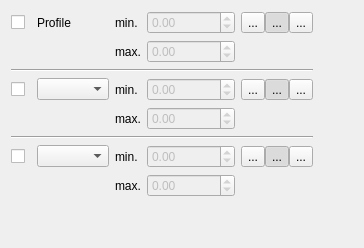
         <widget class="QWidget" name="tab_5">
          <attribute name="title">
           <string>Graphs</string>
          </attribute>
          <layout class="QGridLayout" name="gridLayout_2">
           <item row="3" column="0">
            <widget class="QCheckBox" name="checkGraph2">
             <property name="text">
              <string/>
             </property>
            </widget>
           </item>
           <item row="7" column="2">
            <widget class="QLabel" name="label_12">
             <property name="text">
              <string>max.</string>
             </property>
            </widget>
           </item>
           <item row="1" column="3">
            <widget class="QDoubleSpinBox" name="spinMaxGraph1">
             <property name="enabled">
              <bool>false</bool>
             </property>
             <property name="minimum">
              <double>-1000000.000000000000000</double>
             </property>
             <property name="maximum">
              <double>1000000.000000000000000</double>
             </property>
            </widget>
           </item>
           <item row="4" column="2">
            <widget class="QLabel" name="label_11">
             <property name="text">
              <string>max.</string>
             </property>
            </widget>
           </item>
           <item row="4" column="3">
            <widget class="QDoubleSpinBox" name="spinMaxGraph2">
             <property name="enabled">
              <bool>false</bool>
             </property>
             <property name="minimum">
              <double>-1000000.000000000000000</double>
             </property>
             <property name="maximum">
              <double>1000000.000000000000000</double>
             </property>
            </widget>
           </item>
           <item row="6" column="0">
            <widget class="QCheckBox" name="checkGraph3">
             <property name="text">
              <string/>
             </property>
            </widget>
           </item>
           <item row="0" column="0">
            <widget class="QCheckBox" name="checkGraph1">
             <property name="text">
              <string/>
             </property>
            </widget>
           </item>
           <item row="6" column="3">
            <widget class="QDoubleSpinBox" name="spinMinGraph3">
             <property name="enabled">
              <bool>false</bool>
             </property>
             <property name="minimum">
              <double>-1000000.000000000000000</double>
             </property>
             <property name="maximum">
              <double>1000000.000000000000000</double>
             </property>
            </widget>
           </item>
           <item row="6" column="5">
            <spacer name="horizontalSpacer_3">
             <property name="orientation">
              <enum>Qt::Horizontal</enum>
             </property>
             <property name="sizeHint" stdset="0">
              <size>
               <width>40</width>
               <height>20</height>
              </size>
             </property>
            </spacer>
           </item>
           <item row="7" column="3">
            <widget class="QDoubleSpinBox" name="spinMaxGraph3">
             <property name="enabled">
              <bool>false</bool>
             </property>
             <property name="minimum">
              <double>-1000000.000000000000000</double>
             </property>
             <property name="maximum">
              <double>1000000.000000000000000</double>
             </property>
            </widget>
           </item>
           <item row="8" column="0">
            <spacer name="verticalSpacer_3">
             <property name="orientation">
              <enum>Qt::Vertical</enum>
             </property>
             <property name="sizeHint" stdset="0">
              <size>
               <width>20</width>
               <height>40</height>
              </size>
             </property>
            </spacer>
           </item>
           <item row="1" column="2">
            <widget class="QLabel" name="label_8">
             <property name="text">
              <string>max.</string>
             </property>
            </widget>
           </item>
           <item row="3" column="3">
            <widget class="QDoubleSpinBox" name="spinMinGraph2">
             <property name="enabled">
              <bool>false</bool>
             </property>
             <property name="minimum">
              <double>-1000000.000000000000000</double>
             </property>
             <property name="maximum">
              <double>1000000.000000000000000</double>
             </property>
            </widget>
           </item>
           <item row="0" column="3">
            <widget class="QDoubleSpinBox" name="spinMinGraph1">
             <property name="enabled">
              <bool>false</bool>
             </property>
             <property name="minimum">
              <double>-1000000.000000000000000</double>
             </property>
             <property name="maximum">
              <double>1000000.000000000000000</double>
             </property>
            </widget>
           </item>
           <item row="6" column="2">
            <widget class="QLabel" name="label_10">
             <property name="text">
              <string>min.</string>
             </property>
            </widget>
           </item>
           <item row="3" column="2">
            <widget class="QLabel" name="label_9">
             <property name="text">
              <string>min.</string>
             </property>
            </widget>
           </item>
           <item row="2" column="0" colspan="5">
            <widget class="Line" name="line_5">
             <property name="orientation">
              <enum>Qt::Horizontal</enum>
             </property>
            </widget>
           </item>
           <item row="0" column="2">
            <widget class="QLabel" name="label_7">
             <property name="text">
              <string>min.</string>
             </property>
            </widget>
           </item>
           <item row="5" column="0" colspan="5">
            <widget class="Line" name="line_6">
             <property name="orientation">
              <enum>Qt::Horizontal</enum>
             </property>
            </widget>
           </item>
           <item row="0" column="1">
            <widget class="QLabel" name="label_6">
             <property name="text">
              <string>Profile</string>
             </property>
            </widget>
           </item>
           <item row="3" column="1">
            <widget class="QComboBox" name="comboGraph2"/>
           </item>
           <item row="6" column="1">
            <widget class="QComboBox" name="comboGraph3"/>
           </item>
           <item row="0" column="4">
            <layout class="QHBoxLayout" name="horizontalLayout_10">
             <property name="spacing">
              <number>0</number>
             </property>
             <item>
              <widget class="QToolButton" name="toolLimitUsrGraph1">
               <property name="toolTip">
                <string>User defined limits for this track</string>
               </property>
               <property name="text">
                <string>...</string>
               </property>
               <property name="icon">
                <iconset resource="../../resources.qrc">
                 <normaloff>:/icons/32x32/LimitUsr.png</normaloff>:/icons/32x32/LimitUsr.png</iconset>
               </property>
               <property name="iconSize">
                <size>
                 <width>16</width>
                 <height>16</height>
                </size>
               </property>
               <property name="checkable">
                <bool>true</bool>
               </property>
               <property name="autoExclusive">
                <bool>true</bool>
               </property>
               <attribute name="buttonGroup">
                <string notr="true">buttonGroupGraph1</string>
               </attribute>
              </widget>
             </item>
             <item>
              <widget class="QToolButton" name="toolLimitAutoGraph1">
               <property name="toolTip">
                <string>Automatic limits</string>
               </property>
               <property name="text">
                <string>...</string>
               </property>
               <property name="icon">
                <iconset resource="../../resources.qrc">
                 <normaloff>:/icons/32x32/Limit.png</normaloff>:/icons/32x32/Limit.png</iconset>
               </property>
               <property name="iconSize">
                <size>
                 <width>16</width>
                 <height>16</height>
                </size>
               </property>
               <property name="checkable">
                <bool>true</bool>
               </property>
               <property name="checked">
                <bool>true</bool>
               </property>
               <property name="autoExclusive">
                <bool>true</bool>
               </property>
               <attribute name="buttonGroup">
                <string notr="true">buttonGroupGraph1</string>
               </attribute>
              </widget>
             </item>
             <item>
              <widget class="QToolButton" name="toolLimitSysGraph1">
               <property name="toolTip">
                <string>User defined limits for all tracks</string>
               </property>
               <property name="text">
                <string>...</string>
               </property>
               <property name="icon">
                <iconset resource="../../resources.qrc">
                 <normaloff>:/icons/32x32/LimitSys.png</normaloff>:/icons/32x32/LimitSys.png</iconset>
               </property>
               <property name="iconSize">
                <size>
                 <width>16</width>
                 <height>16</height>
                </size>
               </property>
               <property name="checkable">
                <bool>true</bool>
               </property>
               <property name="autoExclusive">
                <bool>true</bool>
               </property>
               <attribute name="buttonGroup">
                <string notr="true">buttonGroupGraph1</string>
               </attribute>
              </widget>
             </item>
            </layout>
           </item>
           <item row="3" column="4">
            <layout class="QHBoxLayout" name="horizontalLayout_11">
             <property name="spacing">
              <number>0</number>
             </property>
             <item>
              <widget class="QToolButton" name="toolLimitUsrGraph2">
               <property name="toolTip">
                <string>User defined limits for this track</string>
               </property>
               <property name="text">
                <string>...</string>
               </property>
               <property name="icon">
                <iconset resource="../../resources.qrc">
                 <normaloff>:/icons/32x32/LimitUsr.png</normaloff>:/icons/32x32/LimitUsr.png</iconset>
               </property>
               <property name="iconSize">
                <size>
                 <width>16</width>
                 <height>16</height>
                </size>
               </property>
               <property name="checkable">
                <bool>true</bool>
               </property>
               <property name="autoExclusive">
                <bool>true</bool>
               </property>
               <attribute name="buttonGroup">
                <string notr="true">buttonGroupGraph2</string>
               </attribute>
              </widget>
             </item>
             <item>
              <widget class="QToolButton" name="toolLimitAutoGraph2">
               <property name="toolTip">
                <string>Automatic limits</string>
               </property>
               <property name="text">
                <string>...</string>
               </property>
               <property name="icon">
                <iconset resource="../../resources.qrc">
                 <normaloff>:/icons/32x32/Limit.png</normaloff>:/icons/32x32/Limit.png</iconset>
               </property>
               <property name="iconSize">
                <size>
                 <width>16</width>
                 <height>16</height>
                </size>
               </property>
               <property name="checkable">
                <bool>true</bool>
               </property>
               <property name="checked">
                <bool>true</bool>
               </property>
               <property name="autoExclusive">
                <bool>true</bool>
               </property>
               <attribute name="buttonGroup">
                <string notr="true">buttonGroupGraph2</string>
               </attribute>
              </widget>
             </item>
             <item>
              <widget class="QToolButton" name="toolLimitSysGraph2">
               <property name="toolTip">
                <string>User defined limits for all tracks</string>
               </property>
               <property name="text">
                <string>...</string>
               </property>
               <property name="icon">
                <iconset resource="../../resources.qrc">
                 <normaloff>:/icons/32x32/LimitSys.png</normaloff>:/icons/32x32/LimitSys.png</iconset>
               </property>
               <property name="iconSize">
                <size>
                 <width>16</width>
                 <height>16</height>
                </size>
               </property>
               <property name="checkable">
                <bool>true</bool>
               </property>
               <property name="autoExclusive">
                <bool>true</bool>
               </property>
               <attribute name="buttonGroup">
                <string notr="true">buttonGroupGraph2</string>
               </attribute>
              </widget>
             </item>
            </layout>
           </item>
           <item row="6" column="4">
            <layout class="QHBoxLayout" name="horizontalLayout_12">
             <property name="spacing">
              <number>0</number>
             </property>
             <item>
              <widget class="QToolButton" name="toolLimitUsrGraph3">
               <property name="toolTip">
                <string>User defined limits for this track</string>
               </property>
               <property name="text">
                <string>...</string>
               </property>
               <property name="icon">
                <iconset resource="../../resources.qrc">
                 <normaloff>:/icons/32x32/LimitUsr.png</normaloff>:/icons/32x32/LimitUsr.png</iconset>
               </property>
               <property name="iconSize">
                <size>
                 <width>16</width>
                 <height>16</height>
                </size>
               </property>
               <property name="checkable">
                <bool>true</bool>
               </property>
               <property name="autoExclusive">
                <bool>true</bool>
               </property>
               <attribute name="buttonGroup">
                <string notr="true">buttonGroupGraph3</string>
               </attribute>
              </widget>
             </item>
             <item>
              <widget class="QToolButton" name="toolLimitAutoGraph3">
               <property name="toolTip">
                <string>Automatic limits</string>
               </property>
               <property name="text">
                <string>...</string>
               </property>
               <property name="icon">
                <iconset resource="../../resources.qrc">
                 <normaloff>:/icons/32x32/Limit.png</normaloff>:/icons/32x32/Limit.png</iconset>
               </property>
               <property name="iconSize">
                <size>
                 <width>16</width>
                 <height>16</height>
                </size>
               </property>
               <property name="checkable">
                <bool>true</bool>
               </property>
               <property name="checked">
                <bool>true</bool>
               </property>
               <property name="autoExclusive">
                <bool>true</bool>
               </property>
               <attribute name="buttonGroup">
                <string notr="true">buttonGroupGraph3</string>
               </attribute>
              </widget>
             </item>
             <item>
              <widget class="QToolButton" name="toolLimitSysGraph3">
               <property name="toolTip">
                <string>User defined limits for all tracks</string>
               </property>
               <property name="text">
                <string>...</string>
               </property>
               <property name="icon">
                <iconset resource="../../resources.qrc">
                 <normaloff>:/icons/32x32/LimitSys.png</normaloff>:/icons/32x32/LimitSys.png</iconset>
               </property>
               <property name="iconSize">
                <size>
                 <width>16</width>
                 <height>16</height>
                </size>
               </property>
               <property name="checkable">
                <bool>true</bool>
               </property>
               <property name="autoExclusive">
                <bool>true</bool>
               </property>
               <attribute name="buttonGroup">
                <string notr="true">buttonGroupGraph3</string>
               </attribute>
              </widget>
             </item>
            </layout>
           </item>
          </layout>
         </widget>
